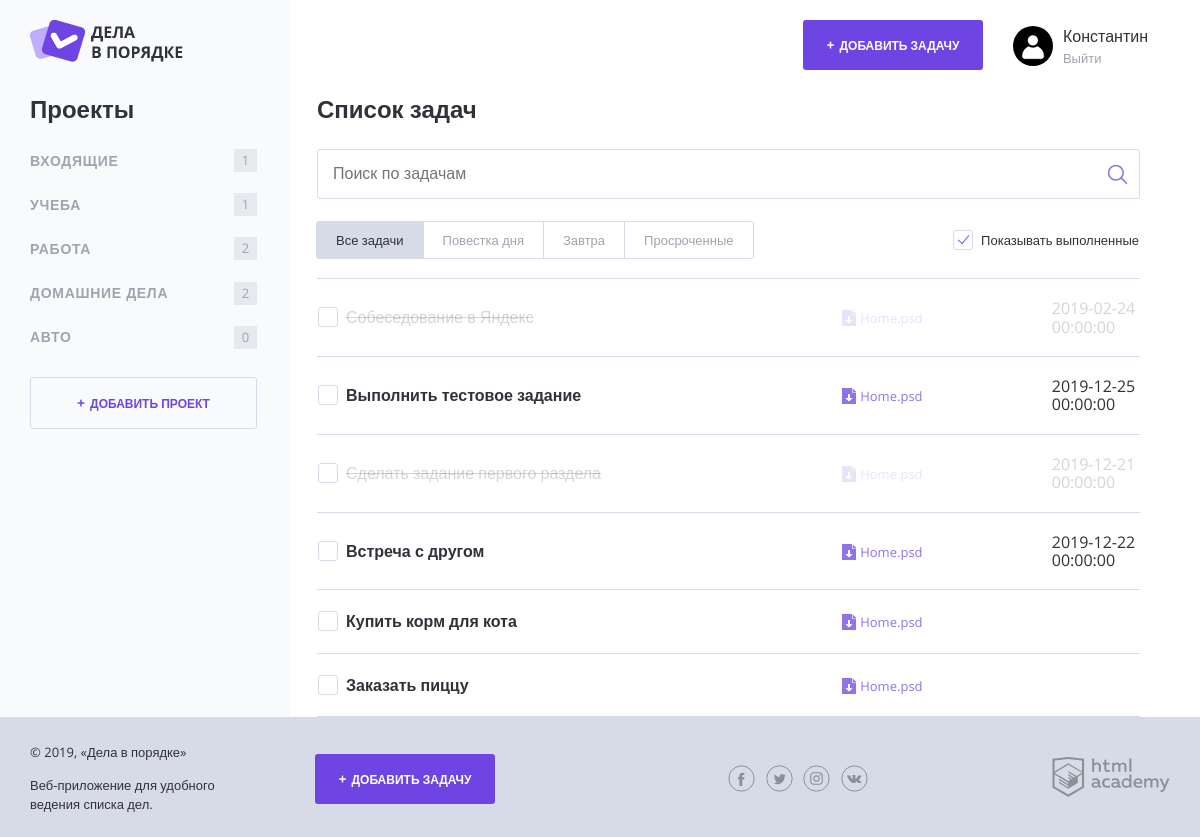
The page / on the database its author committed.
### tables this page shows
CREATE TABLE IF NOT EXISTS project (
       project_id INT UNSIGNED NOT NULL AUTO_INCREMENT,
       project_name VARCHAR(50) NOT NULL,

       user_author INT UNSIGNED NOT NULL,
       PRIMARY KEY (project_id),
       FOREIGN KEY (user_author) REFERENCES user(user_id)
);

CREATE TABLE IF NOT EXISTS task (
       task_id INT UNSIGNED NOT NULL AUTO_INCREMENT,
       date_create TIMESTAMP NOT NULL,
       date_done TIMESTAMP,
       flag_done BOOL DEFAULT 0 NOT NULL,
       task_name VARCHAR(128) NOT NULL,
       file VARCHAR(255),
       date_completion TIMESTAMP,

       user_author INT UNSIGNED NOT NULL,
       project_id INT UNSIGNED NOT NULL,
       PRIMARY KEY (task_id),
       FOREIGN KEY (user_author) REFERENCES user(user_id),
       FOREIGN KEY (project_id) REFERENCES project(project_id)
);

### utils/functions.php (called while the page is built, shortened)
<?php
function render_template ($name, $data = null) {
  $path   = __DIR__ . '/../templates/' . $name;
  $result = '';
  if (is_readable($path)) {
    extract($data);
    require $path;
    $result = ob_get_clean();
  }
  return $result;
}
function checkTask24h ($task_date) {
  $DAY_TIME = 86400;
  $isEnding = false;
  $time_stamp = strtotime($task_date) ?: 0;
  $time_diff  = $time_stamp - time();
  return $isEnding;
}

### utils/config.php (called while the page is built)
<?php
$config = [
  'site_name' => 'Дела в порядке',
  'site_enable' => true
];

### templates/index.php (the view, shortened to what this page needs)
<h2 class="content__main-heading">Список задач</h2>
<form class="search-form" action="index.php" method="post">
  <input class="search-form__input" type="text" name="" value="" placeholder="Поиск по задачам">
  <input class="search-form__submit" type="submit" name="" value="Искать">
</form>
<div class="tasks-controls">
  <nav class="tasks-switch">
    <a href="/" class="tasks-switch__item tasks-switch__item--active">Все задачи</a>
    <a href="/" class="tasks-switch__item">Повестка дня</a>
    <a href="/" class="tasks-switch__item">Завтра</a>
    <a href="/" class="tasks-switch__item">Просроченные</a>
  </nav>
  <label class="checkbox">
    <span class="checkbox__text">Показывать выполненные</span>
  </label>
</div>
<table class="tasks">
  <?php foreach ($tasks as $key => $value): ?>
    <?php if ($show_complete_tasks === 1 || ($show_complete_tasks === 0 && (bool) $value['flag_done'] === false)): ?>
      <tr class="tasks__item task<?php
      if ((bool) $value['flag_done'] === true):
        echo " task--completed";
      endif;
      if (checkTask24h($value['date_done'])):
        echo " task--important";
      endif;
      ?>">
        <td class="task__select">
          <label class="checkbox task__checkbox">
            <span class="checkbox__text"><?= htmlspecialchars($value['task_name']); ?></span>
          </label>
        </td>
        <td class="task__file">
          <a class="download-link" href="#">Home.psd</a>
        </td>
        <td class="task__date"><?= htmlspecialchars($value['date_done']); ?></td>
      </tr>
    <?php endif; ?>
  <?php endforeach; ?>
</table>

### templates/layout.php (shortened to what this page needs)
<!DOCTYPE html>
<html lang="ru">
<head>
  <link rel="stylesheet" href="css/normalize.css">
  <link rel="stylesheet" href="css/style.css">
  <link rel="stylesheet" href="css/flatpickr.min.css">
</head>
<body>
<div class="page-wrapper">
  <div class="container container--with-sidebar">
    <header class="main-header">
      <a href="/">
        <img src="img/logo.png" width="153" height="42" alt="Логотип Дела в порядке">
      </a>
      <div class="main-header__side">
        <a class="main-header__side-item button button--plus open-modal" href="pages/form-task.html">Добавить задачу</a>
        <div class="main-header__side-item user-menu">
          <div class="user-menu__image">
            <img src="img/user.png" width="40" height="40" alt="Пользователь">
          </div>
          <div class="user-menu__data">
            <p>Константин</p>
            <a href="#">Выйти</a>
          </div>
        </div>
      </div>
    </header>
    <div class="content">
      <section class="content__side">
        <h2 class="content__side-heading">Проекты</h2>
        <nav class="main-navigation">
          <ul class="main-navigation__list">
            <?php foreach ($projects as $key => $value): ?>
              <li class="main-navigation__list-item">
                <a class="main-navigation__list-item-link" href="<?= $project_url . '?id=' . $value['project_id']; ?>"><?= htmlspecialchars($value['project_name']); ?></a>
                <span class="main-navigation__list-item-count"><?= $value['project_count']; ?></span>
              </li>
            <?php endforeach; ?>
          </ul>
        </nav>
        <a class="button button--transparent button--plus content__side-button"
           href="pages/form-project.html" target="project_add">Добавить проект</a>
      </section>
      <main class="content__main"><?= $content; ?></main>
    </div>
  </div>
</div>
<footer class="main-footer">
  <div class="container">
    <div class="main-footer__copyright">
      <p>© 2019, «Дела в порядке»</p>
      <p>Веб-приложение для удобного ведения списка дел.</p>
    </div>
    <a class="main-footer__button button button--plus" href="pages/form-task.html">Добавить задачу</a>
    <div class="main-footer__social social">
      <a class="social__link social__link--facebook" href="#">
      </a>
      <a class="social__link social__link--twitter" href="#">
      </a>
      <a class="social__link social__link--instagram" href="#">
      </a>
      <a class="social__link social__link--vkontakte" href="#">
      </a>
    </div>
    <div class="main-footer__developed-by">
      <a href="https://htmlacademy.ru/intensive/php">
        <img src="img/htmlacademy.svg" alt="HTML Academy" width="118" height="40">
      </a>
    </div>
  </div>
</footer>
</body>
</html>

### index.php (shortened to what this page needs)
<?php
require_once 'utils/functions.php';
require_once 'utils/config.php';
require_once 'utils/db_config.php';
$show_complete_tasks = rand(0, 1);
if ($config['site_enable'] === false) {
  echo "Сайт на технических работах. Зайдите позже.";
} else {
  $db_conf = db_connect($db_host, $db_user, $db_pass, $db_name);
  $tasks = '';
  if (isset($_GET['id'])) {
    $sql = "SELECT task_name, date_done, project_id, flag_done"
          ."  FROM task"
          ." WHERE user_author = 1 AND project_id = ?;";
    $stmt = db_get_prepare_stmt($db_conf, $sql, [$_GET['id']]);
    mysqli_stmt_execute($stmt);
    $result = mysqli_stmt_get_result($stmt);
  } else {
    $sql = "SELECT task_name, date_done, project_id, flag_done"
          ."  FROM task"
          ." WHERE user_author = 1;";
    $result = mysqli_query($db_conf, $sql);
  }
  if (!$result) {
  } else {
    $tasks = mysqli_fetch_all($result, MYSQLI_ASSOC);
  }
  $content = render_template('index.php', [
    'show_complete_tasks' => $show_complete_tasks,
    'tasks'               => $tasks,
  ]);
  $projects = '';
  $sql = "   SELECT p.project_id, project_name, COUNT(t.project_id) AS project_count\n"
        ."     FROM project AS p\n"
        ."LEFT JOIN task AS t\n"
        ."       ON p.project_id = t.project_id\n"
        ."    WHERE p.user_author = 1\n"
        ." GROUP BY project_name\n"
        ." ORDER BY p.project_id ASC;";
  $result = mysqli_query($db_conf, $sql);
  if (!$result) {
  } else {
    $projects = mysqli_fetch_all($result, MYSQLI_ASSOC);
  }
  $scriptname = pathinfo(__FILE__, PATHINFO_BASENAME);
  $url_project = '/' . $scriptname;
  $template = render_template('layout.php', [
    'page_title'  => $config['site_name'],
    'projects'    => $projects,
    'tasks'       => $tasks,
    'project_url' => $url_project,
    'content'     => $content,
  ]);
  echo $template;
}

### rows shown on the page
project: project_name "ВХОДЯЩИЕ", project_count "1"
project: project_name "УЧЕБА", project_count "1"
project: project_name "РАБОТА", project_count "2"
project: project_name "ДОМАШНИЕ ДЕЛА", project_count "2"
project: project_name "АВТО", project_count "0"
task: task_name "Собеседование в Яндекс", date_done "2019-02-24 00:00:00"
task: task_name "Выполнить тестовое задание", date_done "2019-12-25 00:00:00"
task: task_name "Сделать задание первого раздела", date_done "2019-12-21 00:00:00"
task: task_name "Встреча с другом", date_done "2019-12-22 00:00:00"
task: task_name "Купить корм для кота"
task: task_name "Заказать пиццу"
